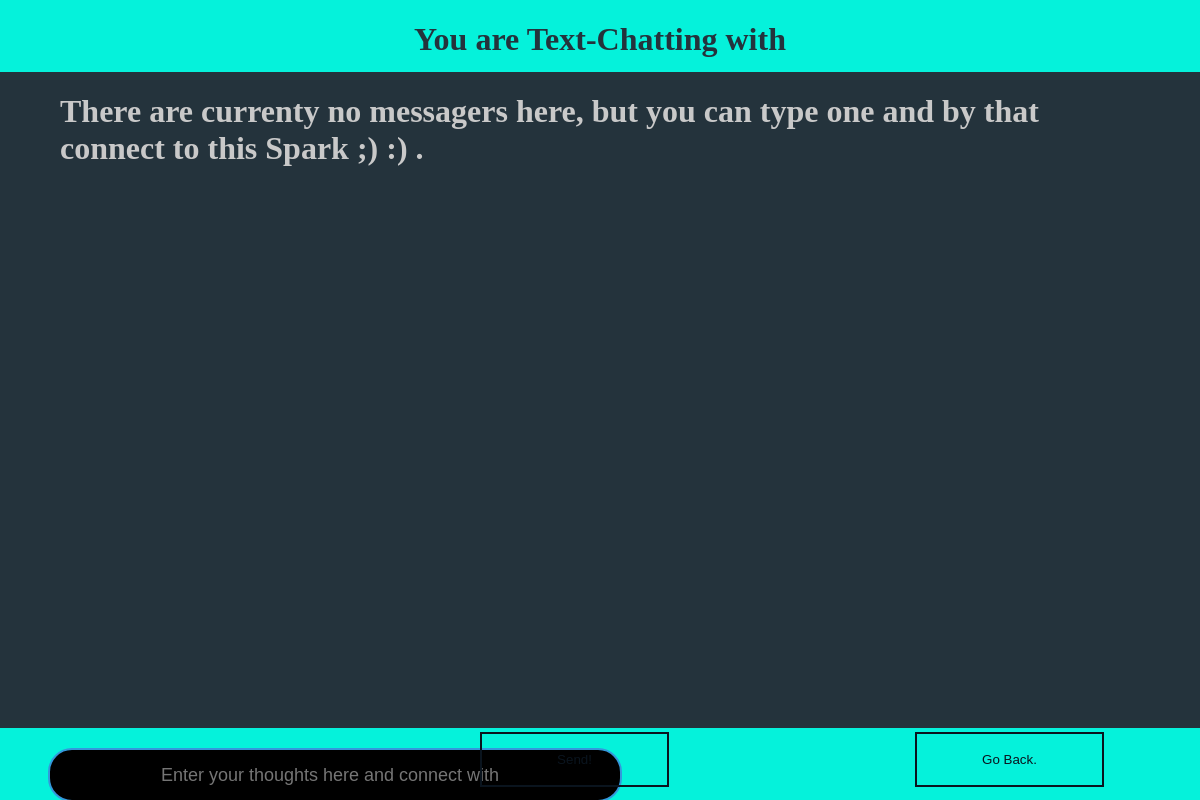
/textchat.php (signed in), run on an earlier commit of the app's database.
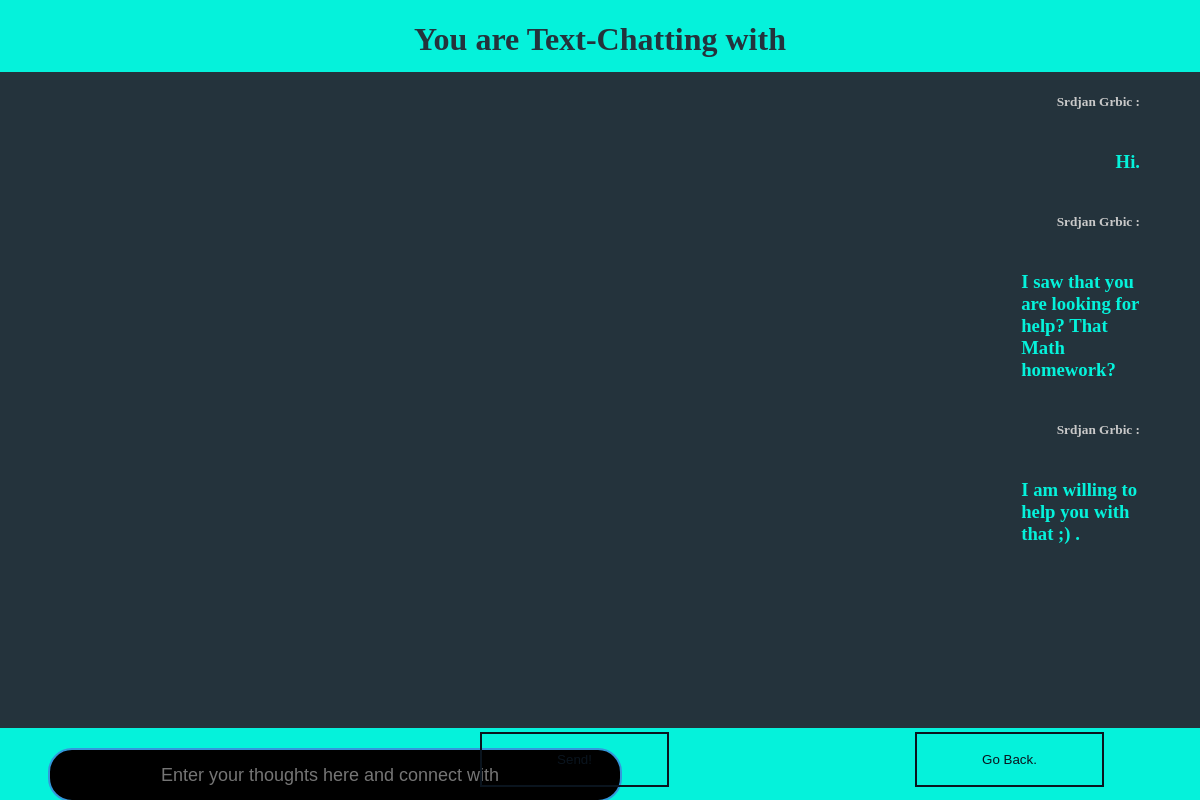
And on a later commit of the database.
### tables this page shows
CREATE TABLE `messengers` (
  `messengeid` int(11) NOT NULL,
  `messengetext` varchar(350) NOT NULL,
  `usercreated` int(12) NOT NULL,
  `userreceived` int(12) NOT NULL
);

### textchat.php (the view, shortened to what this page needs)
<?php
  include "connection.php";
?>
<!DOCTYPE html>
<html>
  <head>
    <link rel = "stylesheet" href = "textchatstyle.css">
  </head>
  <body>
    <header class = "ChatTitle">
      <h1 class = "MainTitle">You are Text-Chatting with <?php echo $_SESSION['otherusername'] ?> <?php echo $_SESSION['otheruserlastname'] ?></h1>
    </header>
    <main class = "TextMessages">
      <?php
        $MessagesFoundQuery = "SELECT * FROM `messengers`";
        $MessagesFoundQueryResult = mysqli_query($Link, $MessagesFoundQuery) or die ("Unable to try to detect some messengers. Programmers are really tired to make some funny messege right now and we could use this site to find help ;) . ");
        $FoundedMessages = $MessagesFoundQueryResult->num_rows;
        $CurrnetUser = $_SESSION['userid'];
        $CurrentUserName = $_SESSION['firstname'];
        $CurrentUserLastName = $_SESSION['lastname'];
        if($FoundedMessages > 0){
          while(($FoundedMessage = mysqli_fetch_row($MessagesFoundQueryResult)) != NULL) {
            if($FoundedMessage[2] == $CurrnetUser){
              echo "<h5 class = 'SentMessadge' style = 'color: #c9c9c9;'>$CurrentUserName $CurrentUserLastName : </h5>";
              echo "<h3 class = 'SentMessadge' style = 'color: #05F2DB'>$FoundedMessage[1] </h3>";
            }
          }
        }
        else{
          echo "<h1 style = 'color: #c9c9c9'>There are currenty no messagers here, but you can type one and by that connect to this Spark ;) :) . </h1>";
        }
      ?>
    </main>
    <footer class = "TextChat">
      <form method = "POST" action = "#">
        <input name = "MessageInput" class = "MessageInputField" type = "text" placeholder = "Enter your thoughts here and connect with <?php echo $_SESSION['otherusername'] ?> <?php echo $_SESSION['otheruserlastname'] ?>">
        <button name = "MessageSend" class = "SendIt">Send!</button>
        <button name = "GoBack" class = "GoBackToProfile">Go Back.</button>
      </form>
    </footer>
  </body>
</html>

What changed in the data, as far as the page shows it:
added messengers: messengetext "Hi."
added messengers: messengetext "I saw that you are looking for help? That Math homework?"
added messengers: messengetext "I am willing to help you with that ;) ."
Also different on the page:
text no longer shown: "There are currenty no messagers here, but you can type one and by that connect to this Spark ;) :) ."
